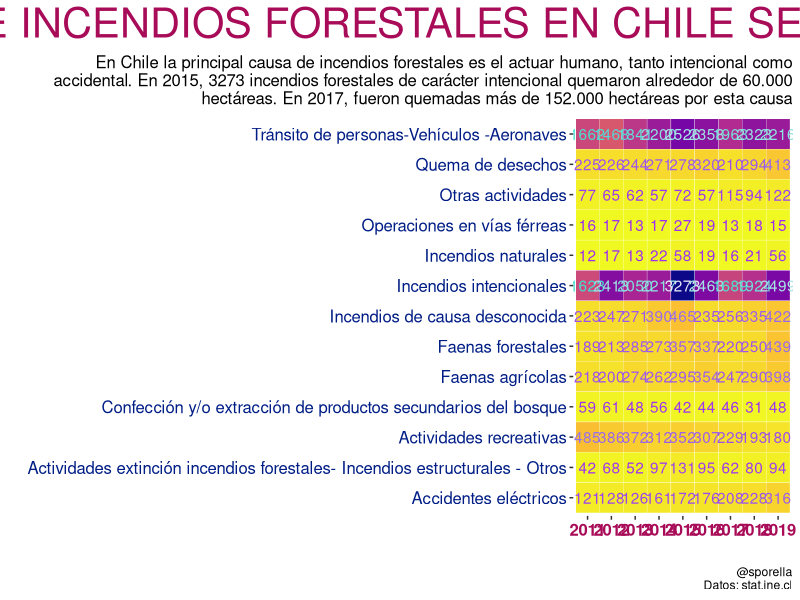

Write the R code that produced this figure.
# #30díasdegráficos día 11
# Visualización causas incendios forestales en Chile
# https://stat.ine.cl/?lang=es&SubSessionId=06710c95-0c1d-451a-9847-ffa76ec9080d#
# Autora: Stephanie Orellana (@sporella)

# Cargar librerías --------------------------------------------------------


library(tidyverse)


# Cargar y procesar datos -------------------------------------------------

data <- read_csv("data/incendios_numero.csv", locale = locale("es")) %>%
  pivot_longer(cols = -1,
               names_to = "causa",
               values_to = "valor")



# Visualización -----------------------------------------------------------


sub <- "En Chile la principal causa de incendios forestales es el actuar humano, tanto intencional como accidental.
En 2015, 3273 incendios forestales de carácter intencional quemaron alrededor de 60.000 hectáreas. En 2017, fueron quemadas más de 152.000 hectáreas por esta causa"

p <- ggplot(data, aes(x = factor(year), y = causa, fill = valor)) +
  geom_tile(colour = "white", show.legend = F) +
  scale_fill_viridis_c(option = "C", direction = -1) +
  geom_text(aes(label = valor, colour = valor), show.legend = F) +
  scale_color_gradient2(
    low = "purple",
    mid = "#40e0d0",
    high = "lavender",
    midpoint = 1620
  ) +
  labs(
    y = "",
    x = "",
    title = toupper("Número de Incendios Forestales en Chile Según Causa"),
    subtitle = str_wrap(sub, width = 100),
    caption = "@sporella\nDatos: stat.ine.cl"
  ) +
  theme(axis.text.x = element_text(size=12, face="bold", colour="#a80c58"),
        axis.text.y = element_text(size=12, colour="#001d85"),
        plot.title.position = "plot",
        plot.title = element_text(size=30, hjust=0.5, color = "#a80c58"),
        plot.subtitle = element_text(hjust=1, size= 12),
        panel.background = element_rect(fill="white")
  )


ggsave("plots/once/incendios.png", p, width = 13, height = 6)
